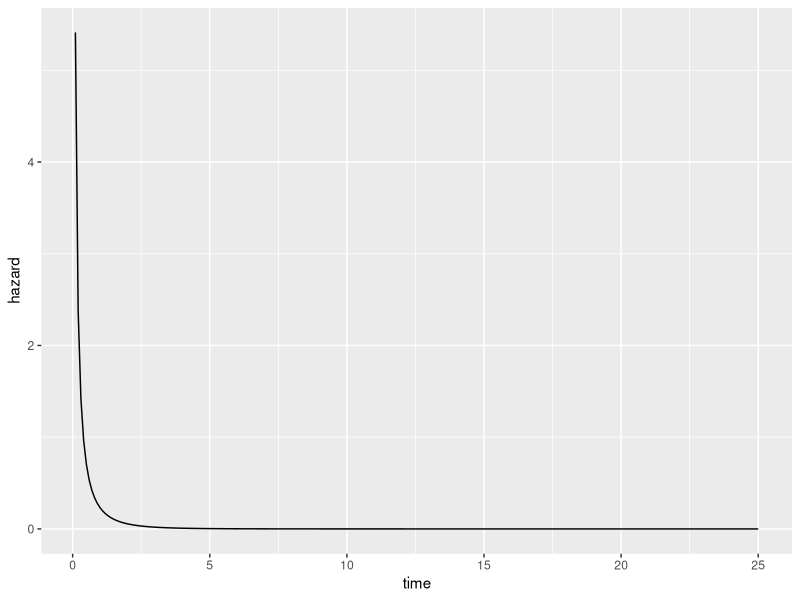
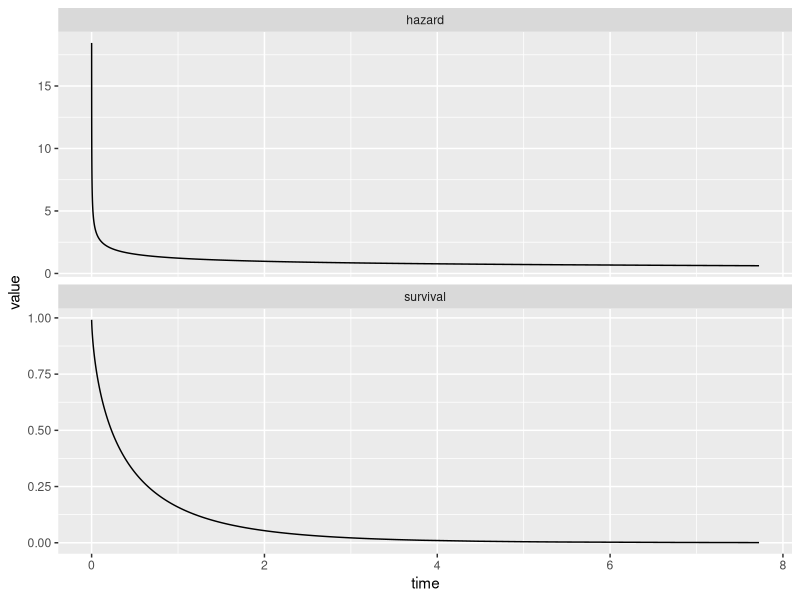
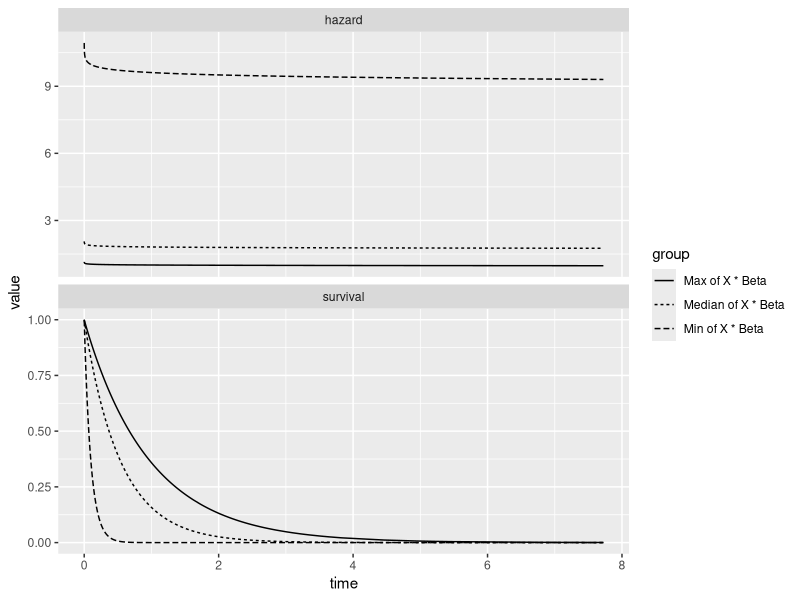
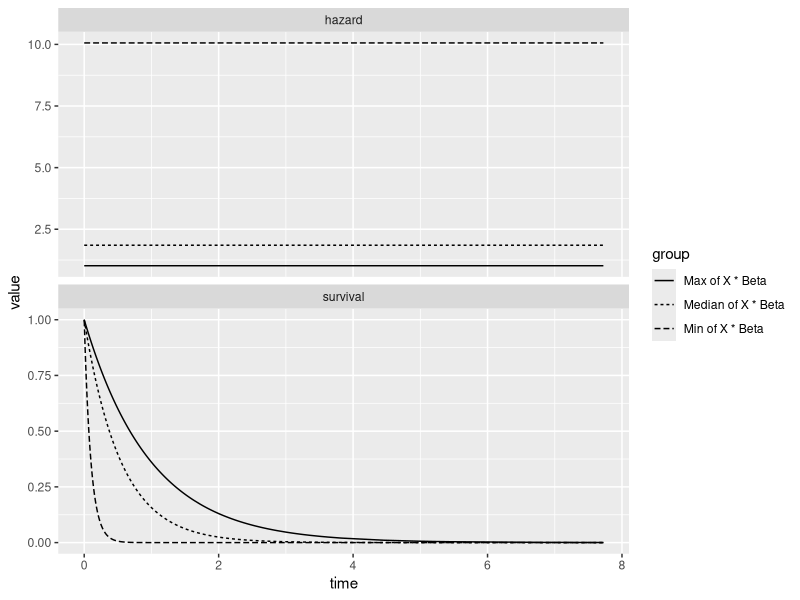
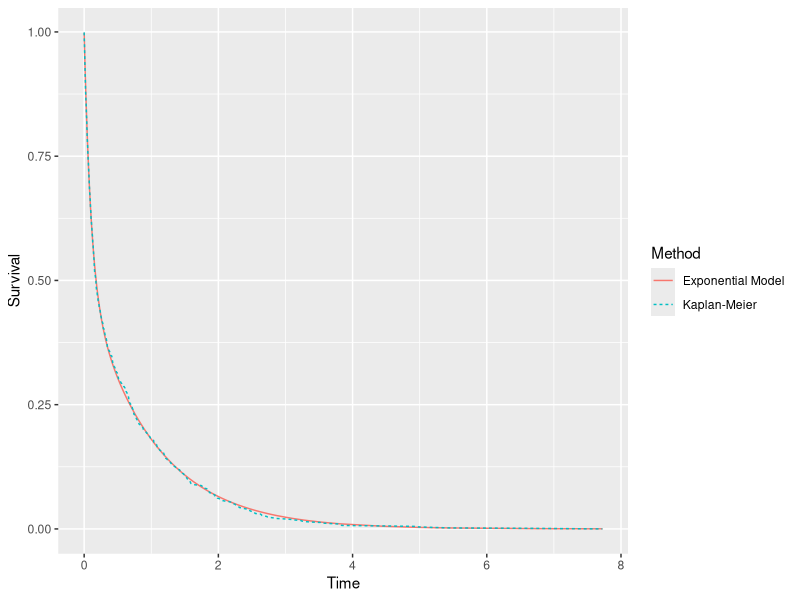
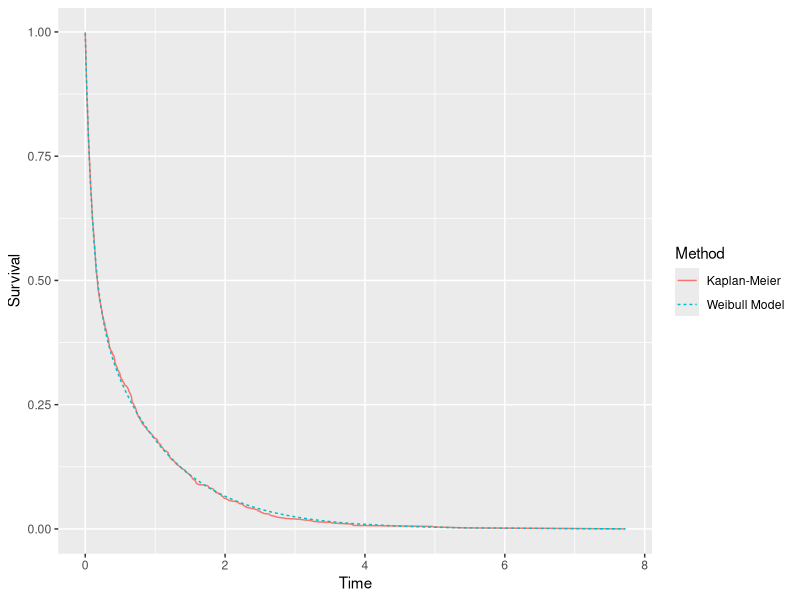
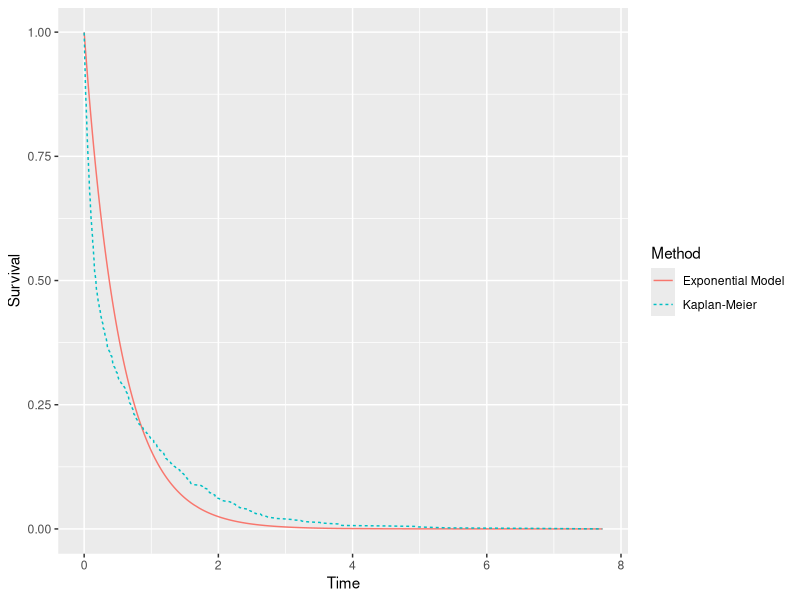
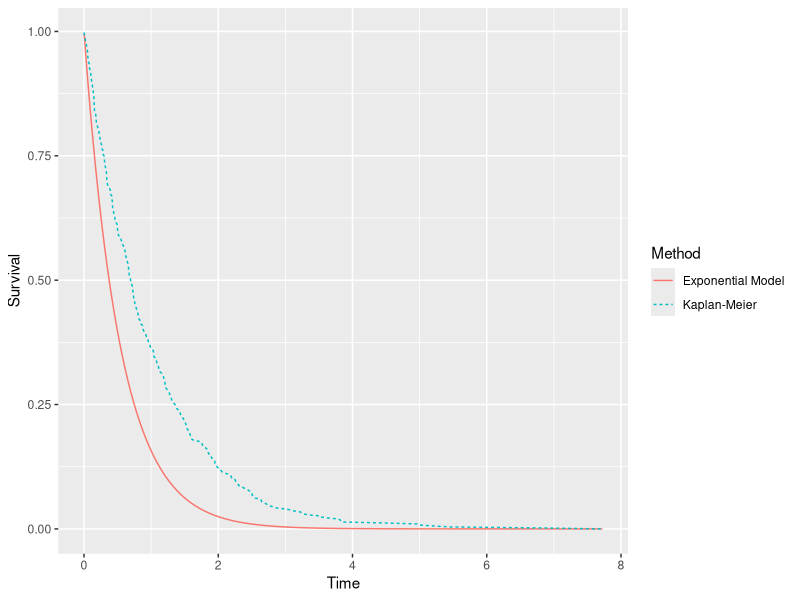

Here is the R script that generated these plots, in order:

library(tidyverse)
library(survival)

# - Simulation with constant hazard and unmeasured heterogeneity ()
# - See that Exponential does not match Kaplan-Meier well (km_compare)
# - Try Weibull model (survreg)
# - See that matches Kaplan-Meier well (km_compare)
# - See that can reject null of Exponential (summary)
# - See that hazard is not constant (viz_survreg)


simulated <- tibble(id = 1:1e3) |>
  mutate(
    frailty = ifelse(
      id %% 2 == 0, 1, 10
    ),
    t = rexp(n(), rate = frailty),
    event = 1
  )

weibull_model <- survreg(
  Surv(t, event = event) ~ 1,
  data = simulated,
  dist = "weibull"
)

predict_curves <- function(x, newdata = NULL, time_values = NULL) {
  if (is.null(newdata)) {
    if (exists(x$call$data)) {
      newdata <- get(x$call$data)
      message(paste0("Using the object '",x$call$data,"' from your environment as 'newdata'."))
    }
  }
  # Warn if data contains columns with names that will be overwritten
  for (problem_col_name in c("time","shape","scale","survival","density","hazard")) {
    if (any(colnames(newdata) == problem_col_name)) {
      message(paste0("'newdata' contains a column '",problem_col_name,"' that will be overwritten."))
    }
  }

  if (is.null(time_values)) {
    first_event <- x$y[,"time"] |> min()
    last_event <- x$y[,"time"] |> as.numeric() |> max()
    time_values <- seq(first_event, last_event, length.out = 100)
    message("By default, making predictions at 100 evenly spaced values over the range of times observed in the data used to estimate the model.")
  }
  if (x$dist != "weibull") {
    stop("This function currently only handles 'survreg' objects with dist = 'weibull'.")
  } else if (x$dist == "weibull") {
    predicted_scale <- exp(predict(x, newdata = newdata, type = "linear"))
    predicted_shape <- 1 / x$scale
    
    predicted <- newdata |>
      mutate(
        shape = predicted_shape,
        scale = predicted_scale,
        time = map(.x = scale, .f = \(x) time_values),
        survival = map2(
          .x = shape, 
          .y = scale,
          .f = \(x,y) {
            pweibull(time_values, shape = x, scale = y)
          }
        ),
        density = map2(
          .x = shape, 
          .y = scale,
          .f = \(x,y) {
            dweibull(time_values, shape = x, scale = y)
          }
        )
      ) |>
      unnest(cols = c("time","survival","density")) |>
      mutate(hazard = density / survival)
    
    return(predicted)
  }
}

predict_curves(weibull_model, newdata = tibble(id = 1), time_values = seq(.1,25,.1)) |>
  ggplot(aes(x = time, y = hazard)) +
  geom_line()


viz_survreg <- function(x) {
  if (x$dist == "exponential") {
    if (length(unique(x$linear.predictors)) == 1) {
      tibble(
        scale = exp(unique(x$linear.predictors)),
        time = x$y[,"time"]
      ) |>
        mutate(
          survival = pexp(time, rate = 1 / scale, lower.tail = FALSE),
          density = dexp(time, rate = 1 / scale),
          hazard = density / survival
        ) |>
        select(time, survival, hazard) |>
        pivot_longer(cols = -time) |>
        ggplot(
          aes(x = time, y = value)
        )+
        geom_line() +
        facet_wrap(~name, scales = "free_y", ncol = 1)
    } else {
      tibble(
        group = paste(c("Min","Median","Max"),"of X * Beta"),
        scale = c(
          x$linear.predictors |> exp() |> min(),
          x$linear.predictors |> exp() |> median(),
          x$linear.predictors |> exp() |> max()
        )
      ) |>
        mutate(time = map(group, \(g) x$y |> as.numeric())) |>
        unnest(cols = "time") |>
        mutate(
          survival = pexp(time, rate = 1 / scale, lower.tail = FALSE),
          density = dexp(time, rate = 1 / scale),
          hazard = density / survival
        ) |>
        select(group, time, survival, hazard) |>
        pivot_longer(cols = -c("time","group")) |>
        ggplot(
          aes(x = time, y = value, linetype = group)
        )+
        geom_line() +
        facet_wrap(~name, scales = "free_y", ncol = 1)
    }
  } else if (x$dist == "weibull") {
    if (length(unique(x$linear.predictors)) == 1) {
      tibble(
        scale = exp(unique(x$linear.predictors)),
        shape = 1 / x$scale,
        time = x$y[,"time"]
      ) |>
        mutate(
          survival = pweibull(time, shape, scale, lower.tail = FALSE),
          density = dweibull(time, shape, scale),
          hazard = density / survival
        ) |>
        select(time, survival, hazard) |>
        pivot_longer(cols = -time) |>
        ggplot(
          aes(x = time, y = value)
        )+
        geom_line() +
        facet_wrap(~name, scales = "free_y", ncol = 1)
    } else {
      tibble(
        group = paste(c("Min","Median","Max"),"of X * Beta"),
        scale = c(
          x$linear.predictors |> exp() |> min(),
          x$linear.predictors |> exp() |> median(),
          x$linear.predictors |> exp() |> max()
        ),
        shape = 1 / x$scale
      ) |>
        mutate(time = map(group, \(g) x$y[,"time"])) |>
        unnest(cols = "time") |>
        mutate(
          survival = pweibull(time, shape, scale, lower.tail = FALSE),
          density = dweibull(time, shape, scale),
          hazard = density / survival
        ) |>
        select(group, time, survival, hazard) |>
        pivot_longer(cols = -c("time","group")) |>
        ggplot(
          aes(x = time, y = value, linetype = group)
        )+
        geom_line() +
        facet_wrap(~name, scales = "free_y", ncol = 1)
    }
  }
}

weibull_model |>
  viz_survreg()


weibull_model_correct <- survreg(
  Surv(t, event = event) ~ log(frailty),
  data = simulated,
  dist = "weibull"
)

weibull_model_correct |>
  viz_survreg()


expo_model_correct <- survreg(
  Surv(t, event = event) ~ log(frailty),
  data = simulated,
  dist = "exponential"
)

expo_model_correct |>
  viz_survreg()


## Function to compare parametric survival to Kaplan-Meier survival

km_compare <- function(x, subgroup_rows = 1:nrow(x$y)) {
  
  # Fit Kaplan-Meier to compare
  survfit.out <- survfit(x$y[subgroup_rows,] ~ 1)
  km <- tibble(
    time = survfit.out$time,
    surv = survfit.out$surv,
    method = "Kaplan-Meier"
  )
  
  # Now create the same survival points with the parametric model
  time_values <- vector("list", length = length(subgroup_rows))
  for (i in 1:length(time_values)) {
    time_values[[i]] <- km$time
  }
  
  if (x$dist == "exponential") {
    parametric <- tibble(
      rate = 1 / exp(x$linear.predictors)[subgroup_rows],
      time = time_values
    ) |>
      unnest(cols = "time") |>
      mutate(surv = pexp(time, rate = rate, lower.tail = FALSE)) |>
      # Now take population mean survival at each time
      group_by(time) |>
      summarize(surv = mean(surv)) |>
      mutate(method = "Exponential Model")
  } else if (x$dist == "weibull") {
    parametric <- tibble(
      scale = exp(x$linear.predictors)[subgroup_rows],
      shape = 1 / x$scale,
      time = time_values
    ) |>
      unnest(cols = "time") |>
      mutate(surv = pweibull(time, scale = scale, shape = shape, lower.tail = FALSE)) |>      # Now take population mean survival at each time
      group_by(time) |>
      summarize(surv = mean(surv)) |>
      mutate(method = "Weibull Model")
  }
  
  message(
    "Note: Graph compares marginal survival curves: E_X(P(T > t | X)). If the model and Kaplan-Meier are similar for this marginal survival curve, it does not necessarily imply that they are similar within a subgroup on P(T > t | X = x). If a subgroup X = x is well-populated, you can test the model within the subgroup by re-running this comparison on a model estimated within the subgroup."
  )
  
  parametric |>
    bind_rows(km) |>
    ggplot(aes(x = time, y = surv, color = method, linetype = method)) +
    geom_line() +
    labs(
      x = "Time",
      y = "Survival",
      color = "Method",
      linetype = "Method"
    )
}

km_compare(expo_model_correct)

km_compare(weibull_model_correct)


expo_wrong <- survreg(
  Surv(t, event) ~ 1, 
  data = simulated,
  dist = "exponential"
)
km_compare(expo_wrong)
km_compare(expo_wrong, subgroup_rows = which(simulated$frailty == 1))
km_compare(expo_wrong, subgroup_rows = which(simulated$frailty == 10))


weibull_model <- survreg(
  Surv(t, event) ~ 1, 
  data = simulated,
  dist = "weibull"
)
km_compare(weibull_model)
km_compare(weibull_model, subgroup_rows = which(simulated$frailty == 1))
km_compare(weibull_model, subgroup_rows = which(simulated$frailty == 10))

# You can reject the null of a constant hazard,
# even though the DGP was a constant hazard in two subgroups
summary(weibull_model)

1 / weibull_model$scale
weibull_model |>
  viz_survreg()

